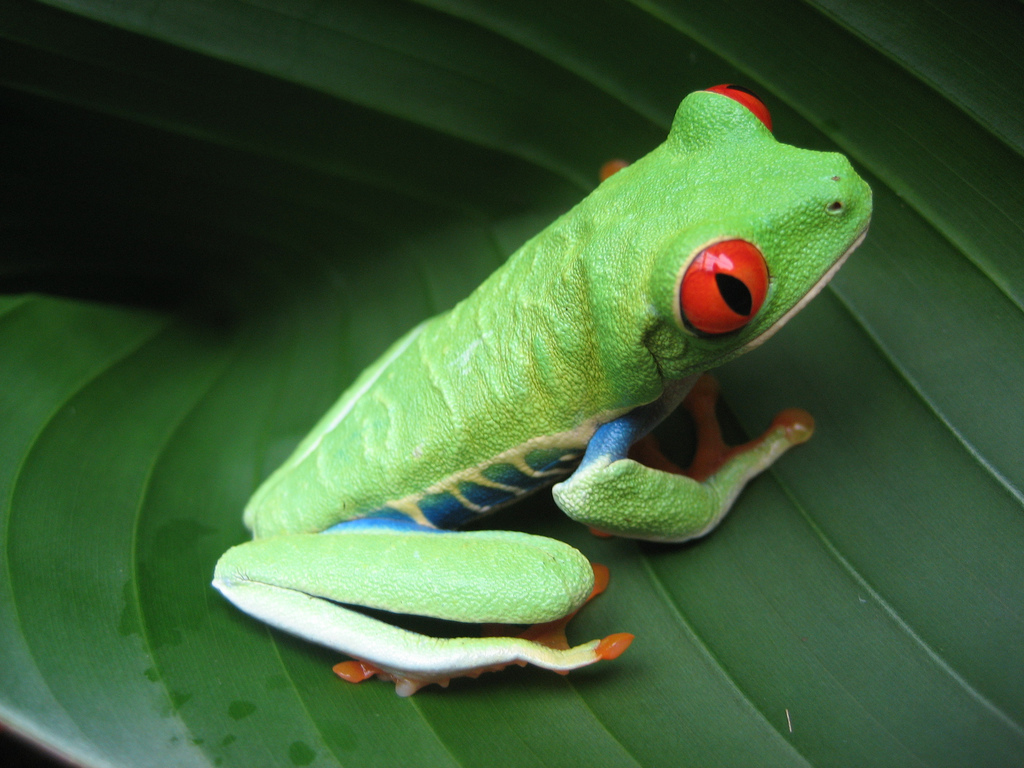
#> input picture dropbox-python-sdk-1.6/testfiles/Costa Rican Frog.jpg, 1024 x 768 px, given in place of the camera
$ python piCamera.py   (Python 2 division)   (older library calls are emulated)
#> lines starting #> are read from the running program, lines starting #| are printed output that depends on the picture; after the words box and inside, x2 and y2 are one past the last pixel; in counts of white or black regions, pixels touching at a corner belong together
import cv2
from time import sleep
# from picamera import PiCamera

import os
import numpy as np
from datetime import datetime
from collections import deque
#import upload #upload.py is our dropbox module

#upload.auth_dropbox() #authorise this computer to use the dropbox app
trim_data=deque([],maxlen=100) #store the last 100 readings- deque means "double ended queue"
margin=float(30) #percentage above background that the camera must detect


cam = cv2.VideoCapture(0)


def diffImg(t0, t1, t2): #work out the differences between the three images
	d1 = cv2.absdiff(t2, t1) #compare the second and third
	d2 = cv2.absdiff(t1, t0) #compare the first and second
	return cv2.bitwise_and(d1, d2) #an array containing 1s where there's a difference

def trim(difference): #work out a rolling threshold based on current viewing conditions
	trim_data.append(difference) #add the most recent difference to the set of up to 100 - if 100 are already recorded, the deque automatically removes the oldest
	average=np.mean(trim_data)#calculate an average of those differences
	threshold=average+int(average*(margin/100)) #recalculate current threshold based on viewing conditions
	return threshold

def preview(stream):
	winName = "Motion Detection"
	cv2.namedWindow(winName, cv2.CV_WINDOW_AUTOSIZE)
	cv2.imshow( winName, stream )

def grab():	#grab a frame
	frame=cv2.cvtColor(cam.read()[1], cv2.COLOR_RGB2GRAY) #grab frame, convert to grey
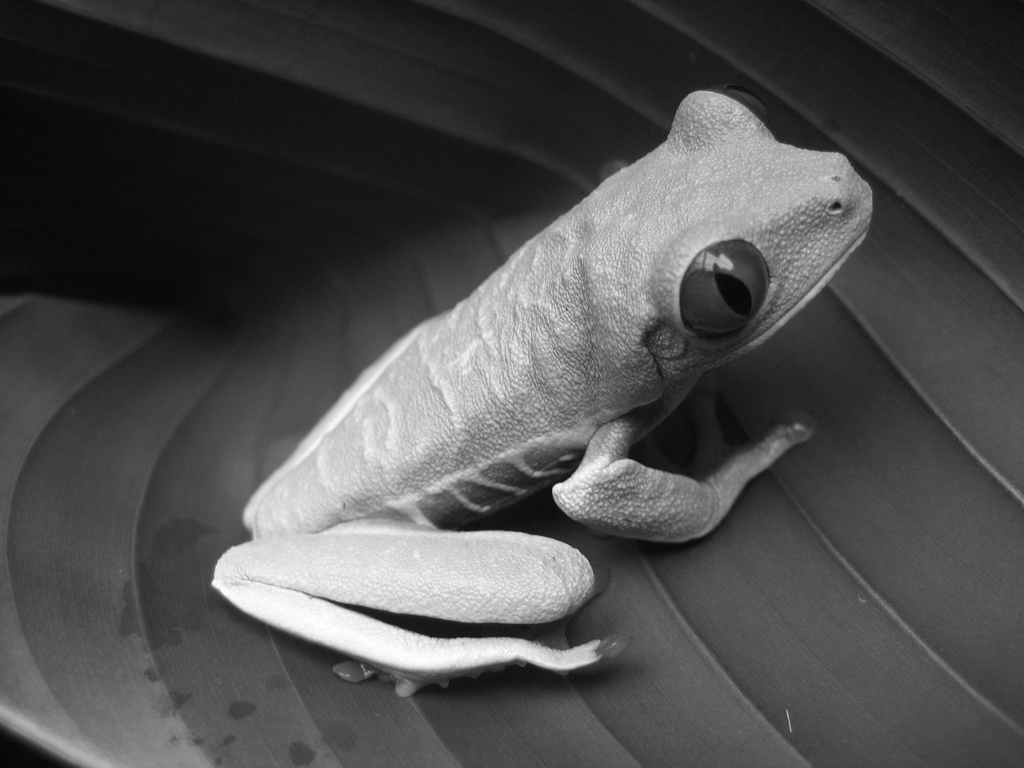
#> frame: shape (768, 1024); min 3, max 255, mean 77.8
	frame=cv2.medianBlur(frame,13) #blur it to reduce noise
	frame=cv2.adaptiveThreshold(frame,255,cv2.ADAPTIVE_THRESH_GAUSSIAN_C,cv2.THRESH_BINARY,9,3) #apply threshold to convert pixels above a certain value to black, all others to white
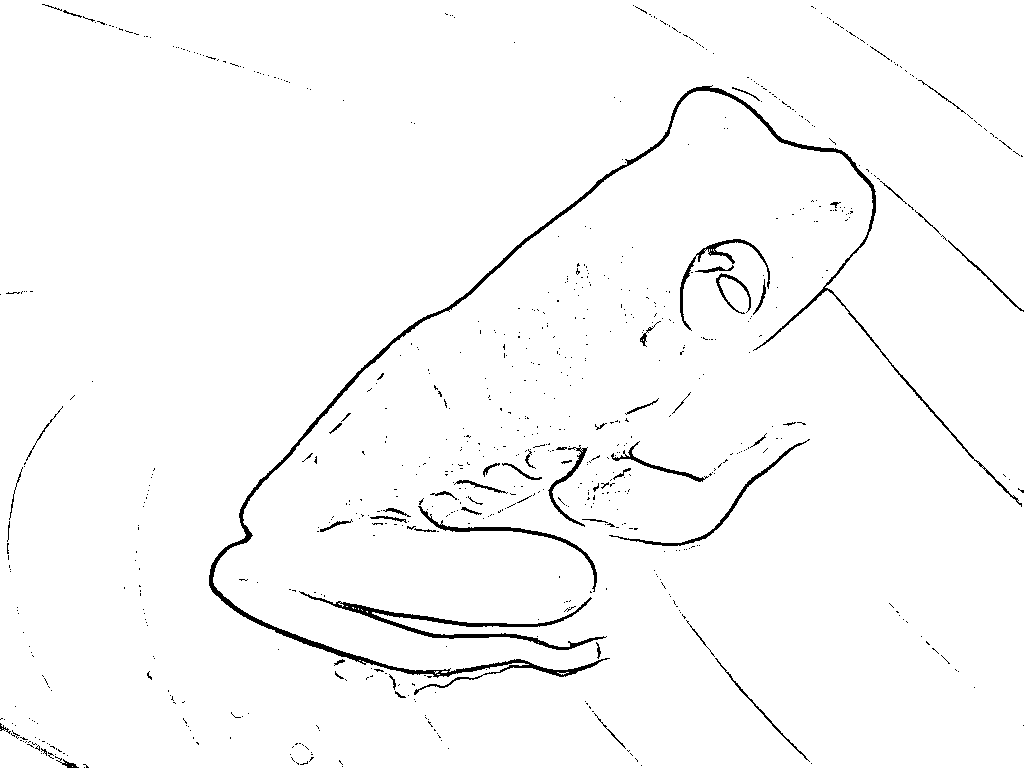
#> frame: shape (768, 1024); 97.9% white; 746 black regions (686 under 20 px), largest, box (x1, y1, x2, y2) and area: (209, 85, 1022, 695) 6708, (299, 591, 607, 650) 2044, (418, 506, 597, 592) 814
	return frame

def make_directory(dir):

	try:
		os.makedirs(dir)
	except OSError:
		pass


# MAIN PROGRAM
# Read three images first to get the party started:
frame_minus=grab()
frame=grab()
frame_plus=grab()

while True: #Loop
	motion=False
	file_name=""
	currentDay="19700101"	# Set to the epoch

	# Read next image
	frame_minus = frame
	frame = frame_plus
	frame_plus = grab()

	#preview(frame_plus) #show a preview of the current image - turn off when in use
	dimg=diffImg(frame_minus, frame, frame_plus) # create an array of the changed pixels
#> in diffImg, `d1 = cv2.absdiff(t2, t1)`: d1: shape (768, 1024); every value is 0
	difference=cv2.countNonZero(dimg) #how many 1s are there in dimg = difference level
#> difference = 0
	threshold=trim(difference) #what is the threshold in current viewing conditions?
#> threshold = 0
	print difference, threshold # for monitoring purposes
#| 0 0.0

	if difference > threshold: #is the difference enough to trigger a shot?
		print "Save Picture"
		newDay=datetime.now().strftime('%Y%m%d')
		if currentDay !=  newDay:
			currentDay = newDay
			make_directory('images/' + currentDay)

#		file_name='images/'+datetime.now().strftime('%Y%m%d_%Hh%Mm%Ss_%f') + '.jpg'
		file_name='images/'+ currentDay + '/' + datetime.now().strftime('%Y%m%d_%Hh%Mm%Ss_%f') + '.jpg'
	#	cv2.imwrite(file_name, cam.read()[1],[int(cv2.IMWRITE_JPEG_QUALITY), 60])#write the file at 60% compression
	#	Corrected parameter
		cv2.imwrite(file_name, cam.read()[1]) #,[int(CV_IMWRITE_JPEG_QUALITY), 60])#write the file at 60% compression
		motion=True

	# key = cv2.waitKey(200) #pause for 200 milliseconds
	if motion==True:
		pass
#		upload.save_to_dropbox(file_name)
		s3command = 's3cmd put ' + file_name + " s3://len.carrington.picam2/" + file_name + " &"
		print s3command
		os.system(s3command)

	# if key == 27: #if the user presses esc
	#	break
